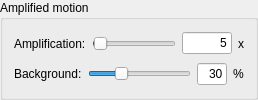
             <widget class="QGroupBox" name="amplifiedMotionBox">
              <property name="sizePolicy">
               <sizepolicy hsizetype="Preferred" vsizetype="Fixed">
                <horstretch>0</horstretch>
                <verstretch>0</verstretch>
               </sizepolicy>
              </property>
              <property name="minimumSize">
               <size>
                <width>0</width>
                <height>100</height>
               </size>
              </property>
              <property name="maximumSize">
               <size>
                <width>16777215</width>
                <height>100</height>
               </size>
              </property>
              <property name="sizeIncrement">
               <size>
                <width>0</width>
                <height>200</height>
               </size>
              </property>
              <property name="baseSize">
               <size>
                <width>0</width>
                <height>100</height>
               </size>
              </property>
              <property name="title">
               <string>Amplified motion</string>
              </property>
              <layout class="QVBoxLayout" name="verticalLayout_66">
               <item>
                <layout class="QVBoxLayout" name="verticalLayout_65">
                 <item>
                  <layout class="QHBoxLayout" name="horizontalLayout_40">
                   <item>
                    <widget class="QLabel" name="label_9">
                     <property name="text">
                      <string>Amplification:</string>
                     </property>
                    </widget>
                   </item>
                   <item>
                    <widget class="QSlider" name="amplificationSlider">
                     <property name="minimum">
                      <number>1</number>
                     </property>
                     <property name="maximum">
                      <number>500</number>
                     </property>
                     <property name="value">
                      <number>5</number>
                     </property>
                     <property name="orientation">
                      <enum>Qt::Horizontal</enum>
                     </property>
                    </widget>
                   </item>
                   <item>
                    <widget class="QLineEdit" name="amplificationEdit">
                     <property name="sizePolicy">
                      <sizepolicy hsizetype="Fixed" vsizetype="Fixed">
                       <horstretch>0</horstretch>
                       <verstretch>0</verstretch>
                      </sizepolicy>
                     </property>
                     <property name="minimumSize">
                      <size>
                       <width>50</width>
                       <height>0</height>
                      </size>
                     </property>
                     <property name="maximumSize">
                      <size>
                       <width>50</width>
                       <height>16777215</height>
                      </size>
                     </property>
                     <property name="sizeIncrement">
                      <size>
                       <width>25</width>
                       <height>0</height>
                      </size>
                     </property>
                     <property name="text">
                      <string>5</string>
                     </property>
                     <property name="alignment">
                      <set>Qt::AlignRight|Qt::AlignTrailing|Qt::AlignVCenter</set>
                     </property>
                    </widget>
                   </item>
                   <item>
                    <widget class="QLabel" name="ampPercent">
                     <property name="text">
                      <string>x</string>
                     </property>
                    </widget>
                   </item>
                  </layout>
                 </item>
                 <item>
                  <layout class="QHBoxLayout" name="horizontalLayout_39">
                   <item>
                    <widget class="QLabel" name="label_21">
                     <property name="text">
                      <string>Background:</string>
                     </property>
                    </widget>
                   </item>
                   <item>
                    <widget class="QSlider" name="backgroundSlider">
                     <property name="maximum">
                      <number>100</number>
                     </property>
                     <property name="value">
                      <number>30</number>
                     </property>
                     <property name="orientation">
                      <enum>Qt::Horizontal</enum>
                     </property>
                    </widget>
                   </item>
                   <item>
                    <widget class="QLineEdit" name="backgroundEdit">
                     <property name="sizePolicy">
                      <sizepolicy hsizetype="Fixed" vsizetype="Fixed">
                       <horstretch>0</horstretch>
                       <verstretch>0</verstretch>
                      </sizepolicy>
                     </property>
                     <property name="minimumSize">
                      <size>
                       <width>30</width>
                       <height>0</height>
                      </size>
                     </property>
                     <property name="maximumSize">
                      <size>
                       <width>30</width>
                       <height>16777215</height>
                      </size>
                     </property>
                     <property name="sizeIncrement">
                      <size>
                       <width>25</width>
                       <height>0</height>
                      </size>
                     </property>
                     <property name="text">
                      <string>30</string>
                     </property>
                     <property name="alignment">
                      <set>Qt::AlignRight|Qt::AlignTrailing|Qt::AlignVCenter</set>
                     </property>
                    </widget>
                   </item>
                   <item>
                    <widget class="QLabel" name="ampPercent_2">
                     <property name="text">
                      <string>%</string>
                     </property>
                    </widget>
                   </item>
                  </layout>
                 </item>
                </layout>
               </item>
              </layout>
             </widget>
